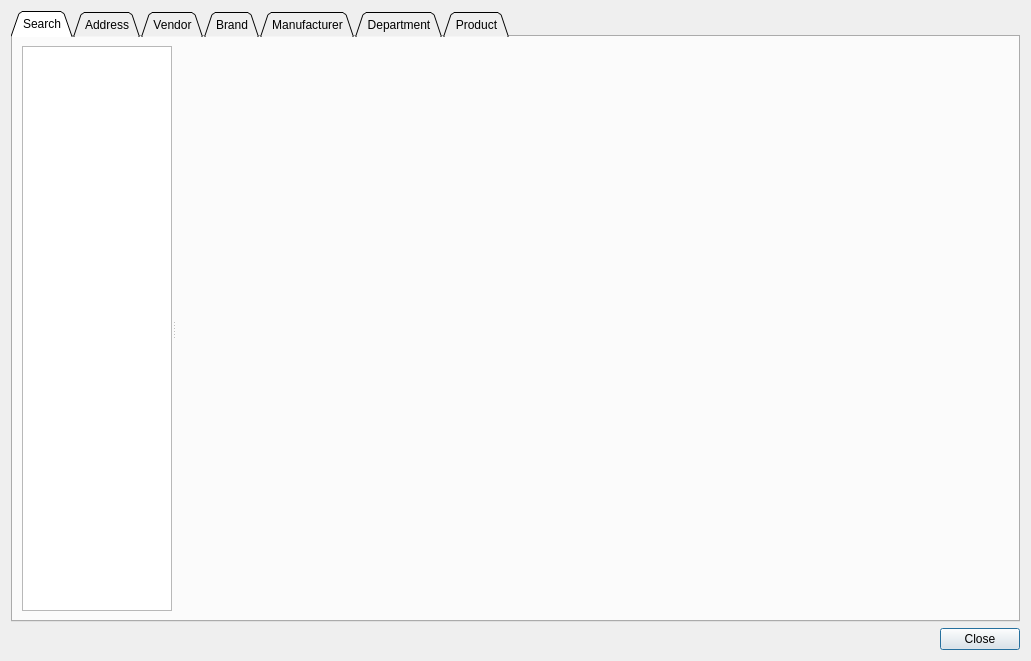
<?xml version="1.0" encoding="UTF-8"?>
<ui version="4.0">
 <class>Dialog</class>
 <widget class="QDialog" name="Dialog">
  <property name="geometry">
   <rect>
    <x>0</x>
    <y>0</y>
    <width>1031</width>
    <height>661</height>
   </rect>
  </property>
  <property name="windowTitle">
   <string>Dialog</string>
  </property>
  <layout class="QGridLayout" name="gridLayout">
   <item row="1" column="0">
    <widget class="QDialogButtonBox" name="buttonBox">
     <property name="orientation">
      <enum>Qt::Horizontal</enum>
     </property>
     <property name="standardButtons">
      <set>QDialogButtonBox::Close</set>
     </property>
    </widget>
   </item>
   <item row="0" column="0">
    <widget class="QTabWidget" name="application">
     <property name="tabShape">
      <enum>QTabWidget::Triangular</enum>
     </property>
     <property name="currentIndex">
      <number>0</number>
     </property>
     <property name="tabBarAutoHide">
      <bool>true</bool>
     </property>
     <widget class="QWidget" name="search">
      <attribute name="title">
       <string>Search</string>
      </attribute>
      <layout class="QGridLayout" name="gridLayout_2">
       <item row="0" column="0">
        <widget class="QSplitter" name="splitter">
         <property name="orientation">
          <enum>Qt::Horizontal</enum>
         </property>
         <widget class="QListView" name="listView">
          <property name="minimumSize">
           <size>
            <width>0</width>
            <height>150</height>
           </size>
          </property>
          <property name="maximumSize">
           <size>
            <width>150</width>
            <height>16777215</height>
           </size>
          </property>
         </widget>
         <widget class="QStackedWidget" name="stackedWidget"/>
        </widget>
       </item>
      </layout>
     </widget>
     <widget class="QWidget" name="address">
      <attribute name="title">
       <string>Address</string>
      </attribute>
     </widget>
     <widget class="QWidget" name="vendor">
      <attribute name="title">
       <string>Vendor</string>
      </attribute>
     </widget>
     <widget class="QWidget" name="brand">
      <attribute name="title">
       <string>Brand</string>
      </attribute>
     </widget>
     <widget class="QWidget" name="manufacturer">
      <attribute name="title">
       <string>Manufacturer</string>
      </attribute>
     </widget>
     <widget class="QWidget" name="department">
      <attribute name="title">
       <string>Department</string>
      </attribute>
     </widget>
     <widget class="QWidget" name="product">
      <attribute name="title">
       <string>Product</string>
      </attribute>
     </widget>
    </widget>
   </item>
  </layout>
 </widget>
 <resources/>
 <connections>
  <connection>
   <sender>buttonBox</sender>
   <signal>accepted()</signal>
   <receiver>Dialog</receiver>
   <slot>accept()</slot>
   <hints>
    <hint type="sourcelabel">
     <x>248</x>
     <y>254</y>
    </hint>
    <hint type="destinationlabel">
     <x>157</x>
     <y>274</y>
    </hint>
   </hints>
  </connection>
  <connection>
   <sender>buttonBox</sender>
   <signal>rejected()</signal>
   <receiver>Dialog</receiver>
   <slot>reject()</slot>
   <hints>
    <hint type="sourcelabel">
     <x>316</x>
     <y>260</y>
    </hint>
    <hint type="destinationlabel">
     <x>286</x>
     <y>274</y>
    </hint>
   </hints>
  </connection>
 </connections>
</ui>
